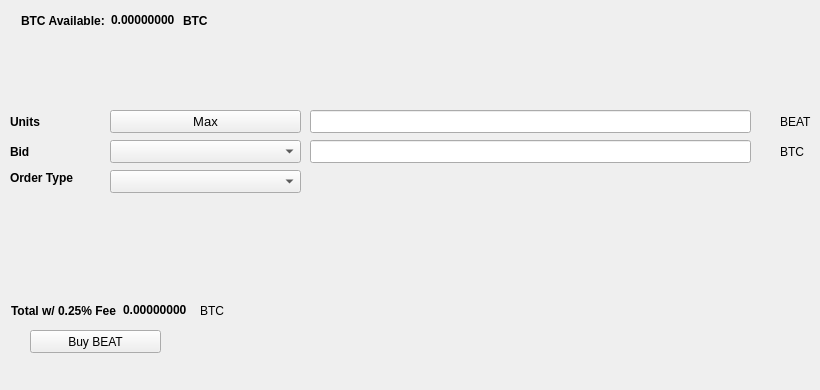
   <widget class="QWidget" name="BuyTab">
    <attribute name="title">
     <string>Buy</string>
    </attribute>
    <widget class="QPushButton" name="BuyBEAT">
     <property name="geometry">
      <rect>
       <x>30</x>
       <y>330</y>
       <width>131</width>
       <height>23</height>
      </rect>
     </property>
     <property name="text">
      <string>Buy BEAT</string>
     </property>
     <property name="icon">
      <iconset resource="../beatcrypto.qrc">
       <normaloff>:/icons/bitcoin</normaloff>:/icons/bitcoin</iconset>
     </property>
    </widget>
    <widget class="QLabel" name="label_3">
     <property name="geometry">
      <rect>
       <x>10</x>
       <y>110</y>
       <width>46</width>
       <height>23</height>
      </rect>
     </property>
     <property name="font">
      <font>
       <weight>75</weight>
       <bold>true</bold>
      </font>
     </property>
     <property name="text">
      <string>Units</string>
     </property>
    </widget>
    <widget class="QLineEdit" name="UnitsInput">
     <property name="geometry">
      <rect>
       <x>310</x>
       <y>110</y>
       <width>441</width>
       <height>23</height>
      </rect>
     </property>
     <property name="font">
      <font>
       <pointsize>9</pointsize>
       <weight>75</weight>
       <bold>true</bold>
      </font>
     </property>
    </widget>
    <widget class="QLineEdit" name="BuyBidPriceEdit">
     <property name="geometry">
      <rect>
       <x>310</x>
       <y>140</y>
       <width>441</width>
       <height>23</height>
      </rect>
     </property>
     <property name="font">
      <font>
       <pointsize>9</pointsize>
       <weight>75</weight>
       <bold>true</bold>
      </font>
     </property>
    </widget>
    <widget class="QLabel" name="label_4">
     <property name="geometry">
      <rect>
       <x>780</x>
       <y>110</y>
       <width>31</width>
       <height>23</height>
      </rect>
     </property>
     <property name="text">
      <string>BEAT</string>
     </property>
    </widget>
    <widget class="QLabel" name="label_5">
     <property name="geometry">
      <rect>
       <x>780</x>
       <y>140</y>
       <width>31</width>
       <height>23</height>
      </rect>
     </property>
     <property name="text">
      <string>BTC</string>
     </property>
    </widget>
    <widget class="QLabel" name="label_6">
     <property name="geometry">
      <rect>
       <x>10</x>
       <y>140</y>
       <width>46</width>
       <height>23</height>
      </rect>
     </property>
     <property name="font">
      <font>
       <weight>75</weight>
       <bold>true</bold>
      </font>
     </property>
     <property name="text">
      <string>Bid</string>
     </property>
    </widget>
    <widget class="QLabel" name="label_7">
     <property name="geometry">
      <rect>
       <x>10</x>
       <y>170</y>
       <width>91</width>
       <height>16</height>
      </rect>
     </property>
     <property name="font">
      <font>
       <weight>75</weight>
       <bold>true</bold>
      </font>
     </property>
     <property name="text">
      <string>Order Type</string>
     </property>
    </widget>
    <widget class="QPushButton" name="Buy_Max_Amount">
     <property name="geometry">
      <rect>
       <x>110</x>
       <y>110</y>
       <width>191</width>
       <height>23</height>
      </rect>
     </property>
     <property name="font">
      <font>
       <pointsize>10</pointsize>
      </font>
     </property>
     <property name="text">
      <string>Max</string>
     </property>
    </widget>
    <widget class="QComboBox" name="BuyBidcomboBox">
     <property name="geometry">
      <rect>
       <x>110</x>
       <y>140</y>
       <width>191</width>
       <height>23</height>
      </rect>
     </property>
     <property name="font">
      <font>
       <pointsize>10</pointsize>
      </font>
     </property>
    </widget>
    <widget class="QComboBox" name="buyOrdertypeCombo">
     <property name="geometry">
      <rect>
       <x>110</x>
       <y>170</y>
       <width>191</width>
       <height>23</height>
      </rect>
     </property>
     <property name="font">
      <font>
       <pointsize>10</pointsize>
      </font>
     </property>
    </widget>
    <widget class="QWidget" name="layoutWidget1">
     <property name="geometry">
      <rect>
       <x>21</x>
       <y>11</y>
       <width>227</width>
       <height>19</height>
      </rect>
     </property>
     <layout class="QHBoxLayout" name="horizontalLayout_3">
      <item>
       <widget class="QLabel" name="label232">
        <property name="font">
         <font>
          <weight>75</weight>
          <bold>true</bold>
         </font>
        </property>
        <property name="text">
         <string>BTC Available:</string>
        </property>
       </widget>
      </item>
      <item>
       <widget class="QLabel" name="BtcAvailableLbl">
        <property name="palette">
         <palette>
          <active>
           <colorrole role="WindowText">
            <brush brushstyle="SolidPattern">
             <color alpha="255">
              <red>0</red>
              <green>0</green>
              <blue>0</blue>
             </color>
            </brush>
           </colorrole>
           <colorrole role="Button">
            <brush brushstyle="SolidPattern">
             <color alpha="255">
              <red>0</red>
              <green>170</green>
              <blue>0</blue>
             </color>
            </brush>
           </colorrole>
           <colorrole role="Light">
            <brush brushstyle="SolidPattern">
             <color alpha="255">
              <red>0</red>
              <green>255</green>
              <blue>0</blue>
             </color>
            </brush>
           </colorrole>
           <colorrole role="Midlight">
            <brush brushstyle="SolidPattern">
             <color alpha="255">
              <red>0</red>
              <green>212</green>
              <blue>0</blue>
             </color>
            </brush>
           </colorrole>
           <colorrole role="Dark">
            <brush brushstyle="SolidPattern">
             <color alpha="255">
              <red>0</red>
              <green>85</green>
              <blue>0</blue>
             </color>
            </brush>
           </colorrole>
           <colorrole role="Mid">
            <brush brushstyle="SolidPattern">
             <color alpha="255">
              <red>0</red>
              <green>113</green>
              <blue>0</blue>
             </color>
            </brush>
           </colorrole>
           <colorrole role="Text">
            <brush brushstyle="SolidPattern">
             <color alpha="255">
              <red>0</red>
              <green>170</green>
              <blue>0</blue>
             </color>
            </brush>
           </colorrole>
           <colorrole role="BrightText">
            <brush brushstyle="SolidPattern">
             <color alpha="255">
              <red>255</red>
              <green>255</green>
              <blue>255</blue>
             </color>
            </brush>
           </colorrole>
           <colorrole role="ButtonText">
            <brush brushstyle="SolidPattern">
             <color alpha="255">
              <red>0</red>
              <green>0</green>
              <blue>0</blue>
             </color>
            </brush>
           </colorrole>
           <colorrole role="Base">
            <brush brushstyle="SolidPattern">
             <color alpha="255">
              <red>255</red>
              <green>255</green>
              <blue>255</blue>
             </color>
            </brush>
           </colorrole>
           <colorrole role="Window">
            <brush brushstyle="SolidPattern">
             <color alpha="255">
              <red>0</red>
              <green>170</green>
              <blue>0</blue>
             </color>
            </brush>
           </colorrole>
           <colorrole role="Shadow">
            <brush brushstyle="SolidPattern">
             <color alpha="255">
              <red>0</red>
              <green>0</green>
              <blue>0</blue>
             </color>
            </brush>
           </colorrole>
           <colorrole role="AlternateBase">
            <brush brushstyle="SolidPattern">
             <color alpha="255">
              <red>127</red>
              <green>212</green>
              <blue>127</blue>
             </color>
            </brush>
           </colorrole>
           <colorrole role="ToolTipBase">
            <brush brushstyle="SolidPattern">
             <color alpha="255">
              <red>255</red>
              <green>255</green>
              <blue>220</blue>
             </color>
            </brush>
           </colorrole>
           <colorrole role="ToolTipText">
            <brush brushstyle="SolidPattern">
             <color alpha="255">
              <red>0</red>
              <green>0</green>
              <blue>0</blue>
             </color>
            </brush>
           </colorrole>
          </active>
          <inactive>
           <colorrole role="WindowText">
            <brush brushstyle="SolidPattern">
             <color alpha="255">
              <red>0</red>
              <green>0</green>
              <blue>0</blue>
             </color>
            </brush>
           </colorrole>
           <colorrole role="Button">
            <brush brushstyle="SolidPattern">
             <color alpha="255">
              <red>0</red>
              <green>170</green>
              <blue>0</blue>
             </color>
            </brush>
           </colorrole>
           <colorrole role="Light">
            <brush brushstyle="SolidPattern">
             <color alpha="255">
              <red>0</red>
              <green>255</green>
              <blue>0</blue>
             </color>
            </brush>
           </colorrole>
           <colorrole role="Midlight">
            <brush brushstyle="SolidPattern">
             <color alpha="255">
              <red>0</red>
              <green>212</green>
              <blue>0</blue>
             </color>
            </brush>
           </colorrole>
           <colorrole role="Dark">
            <brush brushstyle="SolidPattern">
             <color alpha="255">
              <red>0</red>
              <green>85</green>
              <blue>0</blue>
             </color>
            </brush>
           </colorrole>
           <colorrole role="Mid">
            <brush brushstyle="SolidPattern">
             <color alpha="255">
              <red>0</red>
              <green>113</green>
              <blue>0</blue>
             </color>
            </brush>
           </colorrole>
           <colorrole role="Text">
            <brush brushstyle="SolidPattern">
             <color alpha="255">
              <red>0</red>
              <green>170</green>
              <blue>0</blue>
             </color>
            </brush>
           </colorrole>
           <colorrole role="BrightText">
            <brush brushstyle="SolidPattern">
             <color alpha="255">
              <red>255</red>
              <green>255</green>
              <blue>255</blue>
             </color>
            </brush>
           </colorrole>
           <colorrole role="ButtonText">
            <brush brushstyle="SolidPattern">
             <color alpha="255">
              <red>0</red>
              <green>0</green>
              <blue>0</blue>
             </color>
            </brush>
           </colorrole>
           <colorrole role="Base">
            <brush brushstyle="SolidPattern">
             <color alpha="255">
              <red>255</red>
              <green>255</green>
              <blue>255</blue>
             </color>
            </brush>
           </colorrole>
           <colorrole role="Window">
            <brush brushstyle="SolidPattern">
             <color alpha="255">
              <red>0</red>
              <green>170</green>
              <blue>0</blue>
             </color>
            </brush>
           </colorrole>
           <colorrole role="Shadow">
            <brush brushstyle="SolidPattern">
             <color alpha="255">
              <red>0</red>
              <green>0</green>
              <blue>0</blue>
             </color>
            </brush>
           </colorrole>
           <colorrole role="AlternateBase">
            <brush brushstyle="SolidPattern">
             <color alpha="255">
              <red>127</red>
              <green>212</green>
              <blue>127</blue>
             </color>
            </brush>
           </colorrole>
           <colorrole role="ToolTipBase">
            <brush brushstyle="SolidPattern">
             <color alpha="255">
              <red>255</red>
              <green>255</green>
              <blue>220</blue>
             </color>
            </brush>
           </colorrole>
           <colorrole role="ToolTipText">
            <brush brushstyle="SolidPattern">
             <color alpha="255">
              <red>0</red>
              <green>0</green>
              <blue>0</blue>
             </color>
            </brush>
           </colorrole>
          </inactive>
          <disabled>
           <colorrole role="WindowText">
            <brush brushstyle="SolidPattern">
             <color alpha="255">
              <red>0</red>
              <green>85</green>
              <blue>0</blue>
             </color>
            </brush>
           </colorrole>
           <colorrole role="Button">
            <brush brushstyle="SolidPattern">
             <color alpha="255">
              <red>0</red>
              <green>170</green>
              <blue>0</blue>
             </color>
            </brush>
           </colorrole>
           <colorrole role="Light">
            <brush brushstyle="SolidPattern">
             <color alpha="255">
              <red>0</red>
              <green>255</green>
              <blue>0</blue>
             </color>
            </brush>
           </colorrole>
           <colorrole role="Midlight">
            <brush brushstyle="SolidPattern">
             <color alpha="255">
              <red>0</red>
              <green>212</green>
              <blue>0</blue>
             </color>
            </brush>
           </colorrole>
           <colorrole role="Dark">
            <brush brushstyle="SolidPattern">
             <color alpha="255">
              <red>0</red>
              <green>85</green>
              <blue>0</blue>
             </color>
            </brush>
           </colorrole>
           <colorrole role="Mid">
            <brush brushstyle="SolidPattern">
             <color alpha="255">
              <red>0</red>
              <green>113</green>
              <blue>0</blue>
             </color>
            </brush>
           </colorrole>
           <colorrole role="Text">
            <brush brushstyle="SolidPattern">
             <color alpha="255">
              <red>0</red>
              <green>85</green>
              <blue>0</blue>
             </color>
            </brush>
           </colorrole>
           <colorrole role="BrightText">
            <brush brushstyle="SolidPattern">
             <color alpha="255">
              <red>255</red>
              <green>255</green>
              <blue>255</blue>
             </color>
            </brush>
           </colorrole>
           <colorrole role="ButtonText">
            <brush brushstyle="SolidPattern">
             <color alpha="255">
              <red>0</red>
              <green>85</green>
              <blue>0</blue>
             </color>
            </brush>
           </colorrole>
           <colorrole role="Base">
            <brush brushstyle="SolidPattern">
             <color alpha="255">
              <red>0</red>
              <green>170</green>
              <blue>0</blue>
             </color>
            </brush>
           </colorrole>
           <colorrole role="Window">
            <brush brushstyle="SolidPattern">
             <color alpha="255">
              <red>0</red>
              <green>170</green>
              <blue>0</blue>
             </color>
            </brush>
           </colorrole>
           <colorrole role="Shadow">
            <brush brushstyle="SolidPattern">
             <color alpha="255">
              <red>0</red>
              <green>0</green>
              <blue>0</blue>
             </color>
            </brush>
           </colorrole>
           <colorrole role="AlternateBase">
            <brush brushstyle="SolidPattern">
             <color alpha="255">
              <red>0</red>
              <green>170</green>
              <blue>0</blue>
             </color>
            </brush>
           </colorrole>
           <colorrole role="ToolTipBase">
            <brush brushstyle="SolidPattern">
             <color alpha="255">
              <red>255</red>
              <green>255</green>
              <blue>220</blue>
             </color>
            </brush>
           </colorrole>
           <colorrole role="ToolTipText">
            <brush brushstyle="SolidPattern">
             <color alpha="255">
              <red>0</red>
              <green>0</green>
              <blue>0</blue>
             </color>
            </brush>
           </colorrole>
          </disabled>
         </palette>
        </property>
        <property name="font">
         <font>
          <weight>75</weight>
          <bold>true</bold>
         </font>
        </property>
        <property name="text">
         <string>0.00000000</string>
        </property>
        <property name="textInteractionFlags">
         <set>Qt::LinksAccessibleByMouse|Qt::TextSelectableByKeyboard|Qt::TextSelectableByMouse</set>
        </property>
       </widget>
      </item>
      <item>
       <widget class="QLabel" name="BtcAvailableLbl_2">
        <property name="font">
         <font>
          <weight>75</weight>
          <bold>true</bold>
         </font>
        </property>
        <property name="text">
         <string>BTC</string>
        </property>
       </widget>
      </item>
     </layout>
    </widget>
    <widget class="QWidget" name="layoutWidge2">
     <property name="geometry">
      <rect>
       <x>11</x>
       <y>301</y>
       <width>259</width>
       <height>19</height>
      </rect>
     </property>
     <layout class="QHBoxLayout" name="horizontalLayout_4">
      <item>
       <widget class="QLabel" name="label_9">
        <property name="font">
         <font>
          <weight>75</weight>
          <bold>true</bold>
         </font>
        </property>
        <property name="text">
         <string>Total w/ 0.25% Fee</string>
        </property>
       </widget>
      </item>
      <item>
       <widget class="QLabel" name="BuyCostLabel">
        <property name="palette">
         <palette>
          <active>
           <colorrole role="WindowText">
            <brush brushstyle="SolidPattern">
             <color alpha="255">
              <red>0</red>
              <green>0</green>
              <blue>0</blue>
             </color>
            </brush>
           </colorrole>
           <colorrole role="Button">
            <brush brushstyle="SolidPattern">
             <color alpha="255">
              <red>0</red>
              <green>170</green>
              <blue>0</blue>
             </color>
            </brush>
           </colorrole>
           <colorrole role="Light">
            <brush brushstyle="SolidPattern">
             <color alpha="255">
              <red>0</red>
              <green>255</green>
              <blue>0</blue>
             </color>
            </brush>
           </colorrole>
           <colorrole role="Midlight">
            <brush brushstyle="SolidPattern">
             <color alpha="255">
              <red>0</red>
              <green>212</green>
              <blue>0</blue>
             </color>
            </brush>
           </colorrole>
           <colorrole role="Dark">
            <brush brushstyle="SolidPattern">
             <color alpha="255">
              <red>0</red>
              <green>85</green>
              <blue>0</blue>
             </color>
            </brush>
           </colorrole>
           <colorrole role="Mid">
            <brush brushstyle="SolidPattern">
             <color alpha="255">
              <red>0</red>
              <green>113</green>
              <blue>0</blue>
             </color>
            </brush>
           </colorrole>
           <colorrole role="Text">
            <brush brushstyle="SolidPattern">
             <color alpha="255">
              <red>0</red>
              <green>170</green>
              <blue>0</blue>
             </color>
            </brush>
           </colorrole>
           <colorrole role="BrightText">
            <brush brushstyle="SolidPattern">
             <color alpha="255">
              <red>255</red>
              <green>255</green>
              <blue>255</blue>
             </color>
            </brush>
           </colorrole>
           <colorrole role="ButtonText">
            <brush brushstyle="SolidPattern">
             <color alpha="255">
              <red>0</red>
              <green>0</green>
              <blue>0</blue>
             </color>
            </brush>
           </colorrole>
           <colorrole role="Base">
            <brush brushstyle="SolidPattern">
             <color alpha="255">
              <red>255</red>
              <green>255</green>
              <blue>255</blue>
             </color>
            </brush>
           </colorrole>
           <colorrole role="Window">
            <brush brushstyle="SolidPattern">
             <color alpha="255">
              <red>0</red>
              <green>170</green>
              <blue>0</blue>
             </color>
            </brush>
           </colorrole>
           <colorrole role="Shadow">
            <brush brushstyle="SolidPattern">
             <color alpha="255">
              <red>0</red>
              <green>0</green>
              <blue>0</blue>
             </color>
            </brush>
           </colorrole>
           <colorrole role="AlternateBase">
            <brush brushstyle="SolidPattern">
             <color alpha="255">
              <red>127</red>
              <green>212</green>
              <blue>127</blue>
             </color>
            </brush>
           </colorrole>
           <colorrole role="ToolTipBase">
            <brush brushstyle="SolidPattern">
             <color alpha="255">
              <red>255</red>
              <green>255</green>
              <blue>220</blue>
             </color>
            </brush>
           </colorrole>
           <colorrole role="ToolTipText">
            <brush brushstyle="SolidPattern">
             <color alpha="255">
              <red>0</red>
              <green>0</green>
              <blue>0</blue>
             </color>
            </brush>
           </colorrole>
          </active>
          <inactive>
           <colorrole role="WindowText">
            <brush brushstyle="SolidPattern">
             <color alpha="255">
              <red>0</red>
              <green>0</green>
              <blue>0</blue>
             </color>
            </brush>
           </colorrole>
           <colorrole role="Button">
            <brush brushstyle="SolidPattern">
             <color alpha="255">
              <red>0</red>
              <green>170</green>
              <blue>0</blue>
             </color>
            </brush>
           </colorrole>
           <colorrole role="Light">
            <brush brushstyle="SolidPattern">
             <color alpha="255">
              <red>0</red>
              <green>255</green>
              <blue>0</blue>
             </color>
            </brush>
           </colorrole>
           <colorrole role="Midlight">
            <brush brushstyle="SolidPattern">
             <color alpha="255">
              <red>0</red>
              <green>212</green>
              <blue>0</blue>
             </color>
            </brush>
           </colorrole>
           <colorrole role="Dark">
            <brush brushstyle="SolidPattern">
             <color alpha="255">
              <red>0</red>
              <green>85</green>
              <blue>0</blue>
             </color>
            </brush>
           </colorrole>
           <colorrole role="Mid">
            <brush brushstyle="SolidPattern">
             <color alpha="255">
              <red>0</red>
              <green>113</green>
              <blue>0</blue>
             </color>
            </brush>
           </colorrole>
           <colorrole role="Text">
            <brush brushstyle="SolidPattern">
             <color alpha="255">
              <red>0</red>
              <green>170</green>
              <blue>0</blue>
             </color>
            </brush>
           </colorrole>
           <colorrole role="BrightText">
            <brush brushstyle="SolidPattern">
             <color alpha="255">
              <red>255</red>
              <green>255</green>
              <blue>255</blue>
             </color>
            </brush>
           </colorrole>
           <colorrole role="ButtonText">
            <brush brushstyle="SolidPattern">
             <color alpha="255">
              <red>0</red>
              <green>0</green>
              <blue>0</blue>
             </color>
            </brush>
           </colorrole>
           <colorrole role="Base">
            <brush brushstyle="SolidPattern">
             <color alpha="255">
              <red>255</red>
              <green>255</green>
              <blue>255</blue>
             </color>
            </brush>
           </colorrole>
           <colorrole role="Window">
            <brush brushstyle="SolidPattern">
             <color alpha="255">
              <red>0</red>
              <green>170</green>
              <blue>0</blue>
             </color>
            </brush>
           </colorrole>
           <colorrole role="Shadow">
            <brush brushstyle="SolidPattern">
             <color alpha="255">
              <red>0</red>
              <green>0</green>
              <blue>0</blue>
             </color>
            </brush>
           </colorrole>
           <colorrole role="AlternateBase">
            <brush brushstyle="SolidPattern">
             <color alpha="255">
              <red>127</red>
              <green>212</green>
              <blue>127</blue>
             </color>
            </brush>
           </colorrole>
           <colorrole role="ToolTipBase">
            <brush brushstyle="SolidPattern">
             <color alpha="255">
              <red>255</red>
              <green>255</green>
              <blue>220</blue>
             </color>
            </brush>
           </colorrole>
           <colorrole role="ToolTipText">
            <brush brushstyle="SolidPattern">
             <color alpha="255">
              <red>0</red>
              <green>0</green>
              <blue>0</blue>
             </color>
            </brush>
           </colorrole>
          </inactive>
          <disabled>
           <colorrole role="WindowText">
            <brush brushstyle="SolidPattern">
             <color alpha="255">
              <red>0</red>
              <green>85</green>
              <blue>0</blue>
             </color>
            </brush>
           </colorrole>
           <colorrole role="Button">
            <brush brushstyle="SolidPattern">
             <color alpha="255">
              <red>0</red>
              <green>170</green>
              <blue>0</blue>
             </color>
            </brush>
           </colorrole>
           <colorrole role="Light">
            <brush brushstyle="SolidPattern">
             <color alpha="255">
              <red>0</red>
              <green>255</green>
              <blue>0</blue>
             </color>
            </brush>
           </colorrole>
           <colorrole role="Midlight">
            <brush brushstyle="SolidPattern">
             <color alpha="255">
              <red>0</red>
              <green>212</green>
              <blue>0</blue>
             </color>
            </brush>
           </colorrole>
           <colorrole role="Dark">
            <brush brushstyle="SolidPattern">
             <color alpha="255">
              <red>0</red>
              <green>85</green>
              <blue>0</blue>
             </color>
            </brush>
           </colorrole>
           <colorrole role="Mid">
            <brush brushstyle="SolidPattern">
             <color alpha="255">
              <red>0</red>
              <green>113</green>
              <blue>0</blue>
             </color>
            </brush>
           </colorrole>
           <colorrole role="Text">
            <brush brushstyle="SolidPattern">
             <color alpha="255">
              <red>0</red>
              <green>85</green>
              <blue>0</blue>
             </color>
            </brush>
           </colorrole>
           <colorrole role="BrightText">
            <brush brushstyle="SolidPattern">
             <color alpha="255">
              <red>255</red>
              <green>255</green>
              <blue>255</blue>
             </color>
            </brush>
           </colorrole>
           <colorrole role="ButtonText">
            <brush brushstyle="SolidPattern">
             <color alpha="255">
              <red>0</red>
              <green>85</green>
              <blue>0</blue>
             </color>
            </brush>
           </colorrole>
           <colorrole role="Base">
            <brush brushstyle="SolidPattern">
             <color alpha="255">
              <red>0</red>
              <green>170</green>
              <blue>0</blue>
             </color>
            </brush>
           </colorrole>
           <colorrole role="Window">
            <brush brushstyle="SolidPattern">
             <color alpha="255">
              <red>0</red>
              <green>170</green>
              <blue>0</blue>
             </color>
            </brush>
           </colorrole>
           <colorrole role="Shadow">
            <brush brushstyle="SolidPattern">
             <color alpha="255">
              <red>0</red>
              <green>0</green>
              <blue>0</blue>
             </color>
            </brush>
           </colorrole>
           <colorrole role="AlternateBase">
            <brush brushstyle="SolidPattern">
             <color alpha="255">
              <red>0</red>
              <green>170</green>
              <blue>0</blue>
             </color>
            </brush>
           </colorrole>
           <colorrole role="ToolTipBase">
            <brush brushstyle="SolidPattern">
             <color alpha="255">
              <red>255</red>
              <green>255</green>
              <blue>220</blue>
             </color>
            </brush>
           </colorrole>
           <colorrole role="ToolTipText">
            <brush brushstyle="SolidPattern">
             <color alpha="255">
              <red>0</red>
              <green>0</green>
              <blue>0</blue>
             </color>
            </brush>
           </colorrole>
          </disabled>
         </palette>
        </property>
        <property name="font">
         <font>
          <weight>75</weight>
          <bold>true</bold>
         </font>
        </property>
        <property name="autoFillBackground">
         <bool>false</bool>
        </property>
        <property name="text">
         <string>0.00000000</string>
        </property>
        <property name="textInteractionFlags">
         <set>Qt::LinksAccessibleByMouse|Qt::TextSelectableByMouse</set>
        </property>
       </widget>
      </item>
      <item>
       <widget class="QLabel" name="label_10">
        <property name="font">
         <font>
          <weight>50</weight>
          <bold>false</bold>
         </font>
        </property>
        <property name="text">
         <string>BTC</string>
        </property>
       </widget>
      </item>
     </layout>
    </widget>
    <widget class="QLabel" name="label_24">
     <property name="geometry">
      <rect>
       <x>460</x>
       <y>300</y>
       <width>281</width>
       <height>81</height>
      </rect>
     </property>
     <property name="text">
      <string/>
     </property>
     <property name="pixmap">
      <pixmap>:/images/bittrex</pixmap>
     </property>
    </widget>
   </widget>
